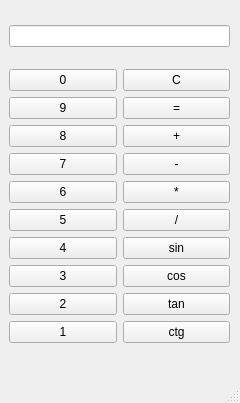
<?xml version="1.0" encoding="UTF-8"?>
<ui version="4.0">
 <class>MainWindow</class>
 <widget class="QMainWindow" name="MainWindow">
  <property name="geometry">
   <rect>
    <x>0</x>
    <y>0</y>
    <width>240</width>
    <height>403</height>
   </rect>
  </property>
  <property name="windowTitle">
   <string>MainWindow</string>
  </property>
  <widget class="QWidget" name="centralwidget">
   <widget class="QWidget" name="verticalLayoutWidget">
    <property name="geometry">
     <rect>
      <x>9</x>
      <y>9</y>
      <width>221</width>
      <height>351</height>
     </rect>
    </property>
    <layout class="QVBoxLayout" name="verticalLayout">
     <item>
      <widget class="QLineEdit" name="button_clicked"/>
     </item>
     <item>
      <layout class="QGridLayout" name="gridLayout">
       <item row="6" column="0">
        <widget class="QPushButton" name="number_4">
         <property name="text">
          <string>4</string>
         </property>
        </widget>
       </item>
       <item row="0" column="1">
        <widget class="QPushButton" name="clear">
         <property name="text">
          <string>C</string>
         </property>
        </widget>
       </item>
       <item row="4" column="1">
        <widget class="QPushButton" name="operation_multiply">
         <property name="text">
          <string>*</string>
         </property>
        </widget>
       </item>
       <item row="1" column="0">
        <widget class="QPushButton" name="number_9">
         <property name="text">
          <string>9</string>
         </property>
        </widget>
       </item>
       <item row="2" column="0">
        <widget class="QPushButton" name="number_8">
         <property name="text">
          <string>8</string>
         </property>
        </widget>
       </item>
       <item row="5" column="0">
        <widget class="QPushButton" name="number_5">
         <property name="text">
          <string>5</string>
         </property>
        </widget>
       </item>
       <item row="6" column="1">
        <widget class="QPushButton" name="operation_sin">
         <property name="text">
          <string>sin</string>
         </property>
        </widget>
       </item>
       <item row="7" column="0">
        <widget class="QPushButton" name="number_3">
         <property name="text">
          <string>3</string>
         </property>
        </widget>
       </item>
       <item row="7" column="1">
        <widget class="QPushButton" name="operation_cos">
         <property name="text">
          <string>cos</string>
         </property>
        </widget>
       </item>
       <item row="8" column="0">
        <widget class="QPushButton" name="number_2">
         <property name="text">
          <string>2</string>
         </property>
        </widget>
       </item>
       <item row="0" column="0">
        <widget class="QPushButton" name="number_0">
         <property name="text">
          <string>0</string>
         </property>
        </widget>
       </item>
       <item row="4" column="0">
        <widget class="QPushButton" name="number_6">
         <property name="text">
          <string>6</string>
         </property>
        </widget>
       </item>
       <item row="3" column="1">
        <widget class="QPushButton" name="operation_subtract">
         <property name="text">
          <string>-</string>
         </property>
        </widget>
       </item>
       <item row="3" column="0">
        <widget class="QPushButton" name="number_7">
         <property name="text">
          <string>7</string>
         </property>
        </widget>
       </item>
       <item row="1" column="1">
        <widget class="QPushButton" name="button_result">
         <property name="text">
          <string>=</string>
         </property>
        </widget>
       </item>
       <item row="5" column="1">
        <widget class="QPushButton" name="operation_divide">
         <property name="text">
          <string>/</string>
         </property>
        </widget>
       </item>
       <item row="9" column="0">
        <widget class="QPushButton" name="number_1">
         <property name="text">
          <string>1</string>
         </property>
        </widget>
       </item>
       <item row="2" column="1">
        <widget class="QPushButton" name="operation_add">
         <property name="text">
          <string>+</string>
         </property>
        </widget>
       </item>
       <item row="9" column="1">
        <widget class="QPushButton" name="operation_cotangent">
         <property name="text">
          <string>ctg</string>
         </property>
        </widget>
       </item>
       <item row="8" column="1">
        <widget class="QPushButton" name="operation_tan">
         <property name="text">
          <string>tan</string>
         </property>
        </widget>
       </item>
      </layout>
     </item>
    </layout>
   </widget>
  </widget>
  <widget class="QMenuBar" name="menubar">
   <property name="geometry">
    <rect>
     <x>0</x>
     <y>0</y>
     <width>240</width>
     <height>22</height>
    </rect>
   </property>
  </widget>
  <widget class="QStatusBar" name="statusbar"/>
 </widget>
 <resources/>
 <connections/>
</ui>
